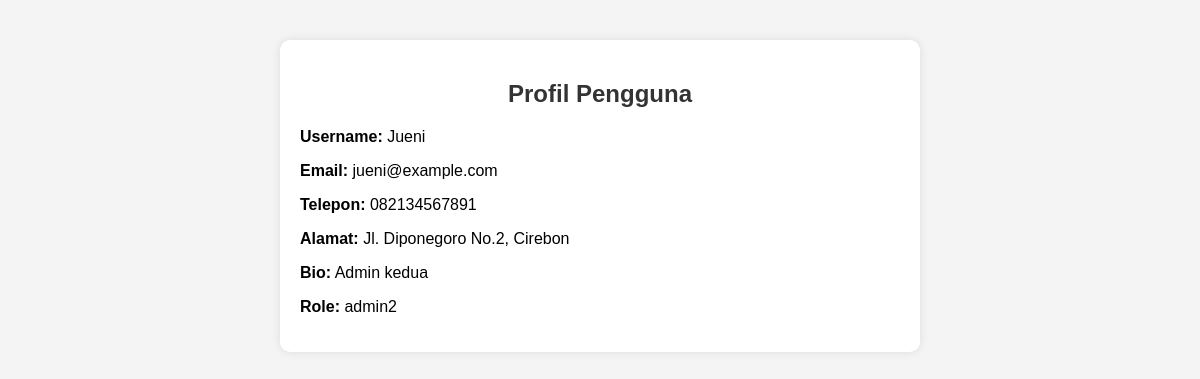
The page /profile.php (signed in) on the database its author committed.
### tables this page shows
CREATE TABLE `user_profile` (
  `user_id` int(11) NOT NULL,
  `username` varchar(100) NOT NULL,
  `password` varchar(255) NOT NULL,
  `email` varchar(100) NOT NULL,
  `telepon` varchar(15) NOT NULL,
  `alamat` varchar(255) NOT NULL,
  `bio` varchar(255) NOT NULL,
  `role` enum('admin1','admin2','user1','user2','mahasiswa') NOT NULL,
  `created_at` timestamp NOT NULL DEFAULT current_timestamp() ON UPDATE current_timestamp()
);

### profile.php (the view, shortened to what this page needs)
<?php
include 'config.php';
$user_id = $_SESSION['user_id'];
$sql = "SELECT username, email, telepon, alamat, bio, role FROM user_profile WHERE user_id = ?";
$stmt = $conn->prepare($sql);
$stmt->bind_param("i", $user_id);
$stmt->execute();
$result = $stmt->get_result();
if ($result->num_rows > 0) {
    $row = $result->fetch_assoc();
} else {
    die("DEBUG: Profil tidak ditemukan di database! user_id: $user_id");
}
?>
<!DOCTYPE html>
<html lang="id">
<head>
</head>
<body>
<div class="container">
    <h2>Profil Pengguna</h2>
    <p><strong>Username:</strong> <?php echo htmlspecialchars($row['username']); ?></p>
    <p><strong>Email:</strong> <?php echo htmlspecialchars($row['email']); ?></p>
    <p><strong>Telepon:</strong> <?php echo htmlspecialchars($row['telepon']); ?></p>
    <p><strong>Alamat:</strong> <?php echo htmlspecialchars($row['alamat']); ?></p>
    <p><strong>Bio:</strong> <?php echo htmlspecialchars($row['bio']); ?></p>
    <p><strong>Role:</strong> <?php echo htmlspecialchars($row['role']); ?></p>
</div>
</body>
</html>

### profile.php (style rules this page uses)
body { font-family: Arial, sans-serif; background-color: #f4f4f4; margin: 20px; padding: 20px; }
.container { max-width: 600px; margin: auto; background: white; padding: 20px; border-radius: 10px; box-shadow: 0 0 10px rgba(0, 0, 0, 0.1); }
h2 { text-align: center; color: #333; }
p { font-size: 16px; }

### rows shown on the page
user_profile: username "Jueni", email "jueni@example.com", telepon "082134567891", alamat "Jl. Diponegoro No.2, Cirebon", bio "Admin kedua", role "admin2"
